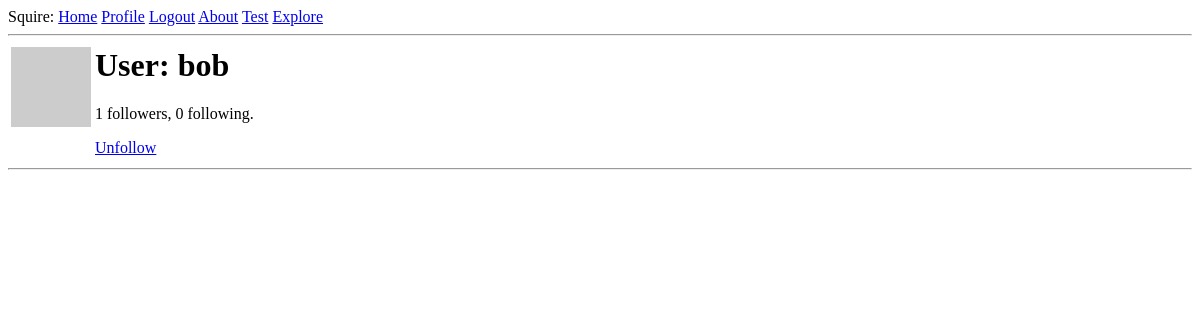
The page /user/bob (signed in) on the database as committed earlier.
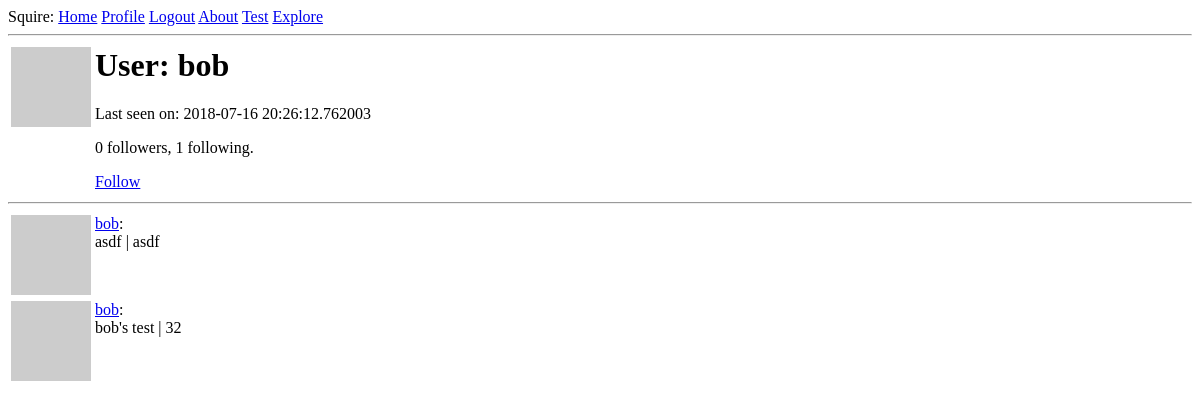
The same page on the database as committed later.
### app/models.py (models this page shows, shortened)
class User(UserMixin, db.Model):
    id = db.Column(db.Integer, primary_key=True)
    username = db.Column(db.String(64), index=True, unique=True)
    email = db.Column(db.String(120), index=True, unique=True)
    password_hash = db.Column(db.String(128))
    scores = db.relationship('Score', backref='author', lazy='dynamic')
    about_me = db.Column(db.String(140))
    last_seen = db.Column(db.DateTime, default=datetime.utcnow)
    followed = db.relationship(
        'User', secondary=followers,
        primaryjoin=(followers.c.follower_id == id),
        secondaryjoin=(followers.c.followed_id == id),
        backref=db.backref('followers', lazy='dynamic'), lazy='dynamic')
    def avatar(self, size):
        digest = md5(self.email.lower().encode('utf-8')).hexdigest()
        return 'https://www.gravatar.com/avatar/{}?d=identicon&s={}'.format(digest, size)
    def is_following(self, user):
        return self.followed.filter(
            followers.c.followed_id == user.id).count() > 0

class Score(db.Model):
    id = db.Column(db.Integer, primary_key=True)
    testname = db.Column(db.String(140))
    score = db.Column(db.String(140))
    timestamp = db.Column(db.DateTime, index=True, default=datetime.utcnow)
    user_id = db.Column(db.Integer, db.ForeignKey('user.id'))

### app/routes.py (the view)
@app.route('/user/<username>')
@login_required
def user(username):
    user = User.query.filter_by(username=username).first_or_404()
    page = request.args.get('page', 1, type=int)
    scores = user.scores.order_by(Score.timestamp.desc()).paginate(
        page, app.config['POSTS_PER_PAGE'], False)
    next_url = url_for('user', username=user.username, page=scores.next_num) \
        if scores.has_next else None
    prev_url = url_for('user', username=user.username, page=scores.prev_num) \
        if scores.has_prev else None
    return render_template('user.html', user=user, scores=scores.items,
                           next_url=next_url, prev_url=prev_url)

### app/models.py (called while the page is built)
@login.user_loader
def load_user(id):
    return User.query.get(int(id))

### app/routes.py (called while the page is built)
@app.before_request
def before_request():
    if current_user.is_authenticated:
        current_user.last_seen = datetime.utcnow()
        db.session.commit()

### app/templates/user.html (shortened to what this page needs)
{% extends "base.html" %}
{% block content %}
    <table>
        <tr valign="top">
            <td><img src="{{ user.avatar(128) }}"></td>
            <td>
                <h1>User: {{ user.username }}</h1>
                {% if user.last_seen %}<p>Last seen on: {{ user.last_seen }}</p>{% endif %}
                <p>{{ user.followers.count() }} followers, {{ user.followed.count() }} following.</p>
                {% if user == current_user %}
                <p><a href="{{ url_for('edit_profile') }}">Edit your profile</a></p>
                {% elif not current_user.is_following(user) %}
                <p><a href="{{ url_for('follow', username=user.username) }}">Follow</a></p>
                {% else %}
                <p><a href="{{ url_for('unfollow', username=user.username) }}">Unfollow</a></p>
                {% endif %}
            </td>
        </tr>
    </table>
    <hr>
    {% for score in scores %}
        {% include '_post.html' %}
    {% endfor %}
{% endblock %}

### app/templates/_post.html
<table>
    <tr valign="top">
        <td><img src="{{ score.author.avatar(36) }}"></td>
        <td><a href="{{ url_for('user', username=score.author.username) }}">{{ score.author.username }}</a>:<br>{{ score.testname }} | {{ score.score }}</td>
    </tr>
</table>

Rows that differ between the two databases and show on the page:
changed User "bob": last_seen (not shown) → "2018-07-16 20:26:12.762003"
added Score: author.username "bob", testname "asdf", score "asdf"
added Score: author.username "bob", testname "bob's test", score "32"
Other text that changed with them:
{{ user.followers.count() }}: "1" → "0"
{{ user.followed.count() }}: "0" → "1"
text no longer shown: "Unfollow"
text now shown: "Last seen on: Follow"
